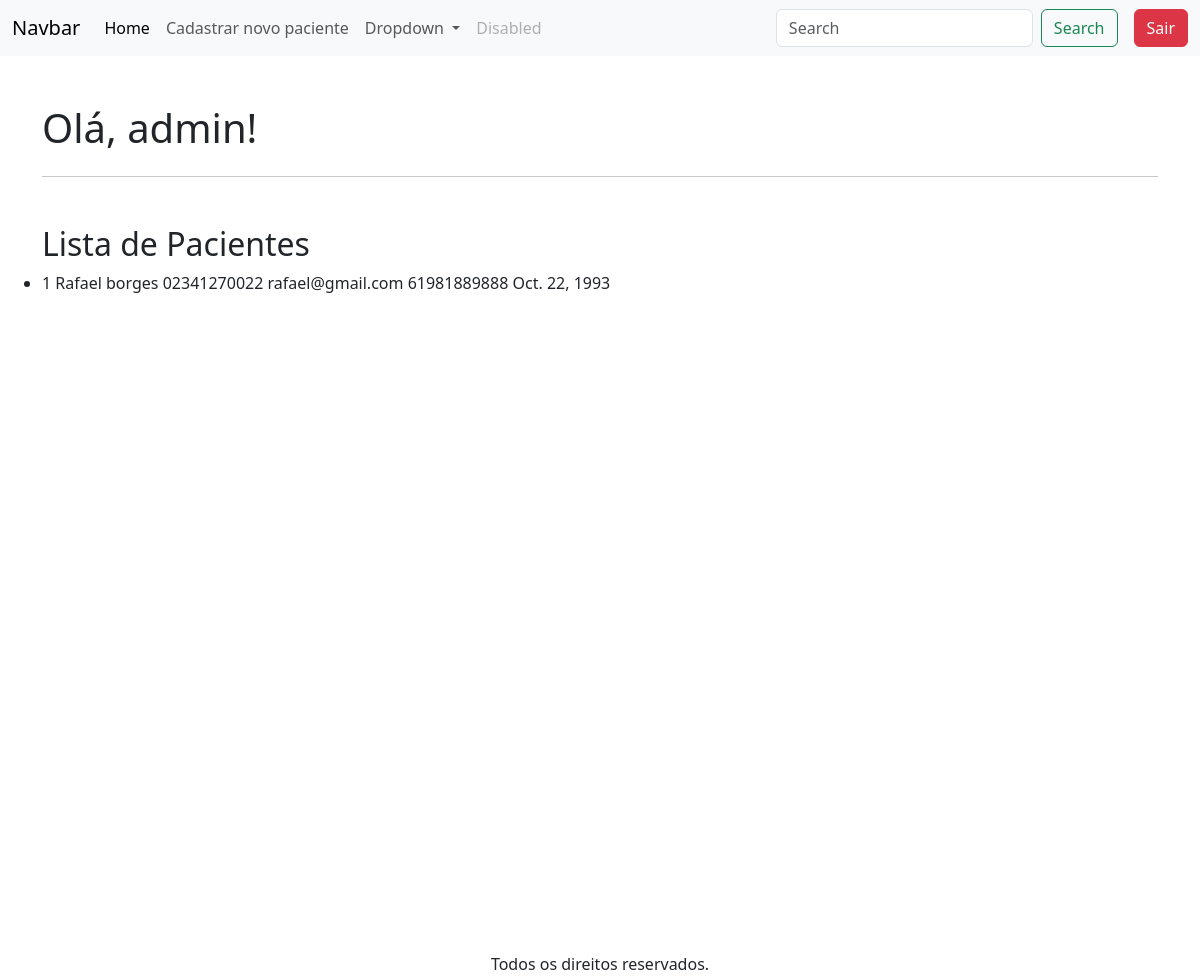
Page / (signed in) on the earlier database version.
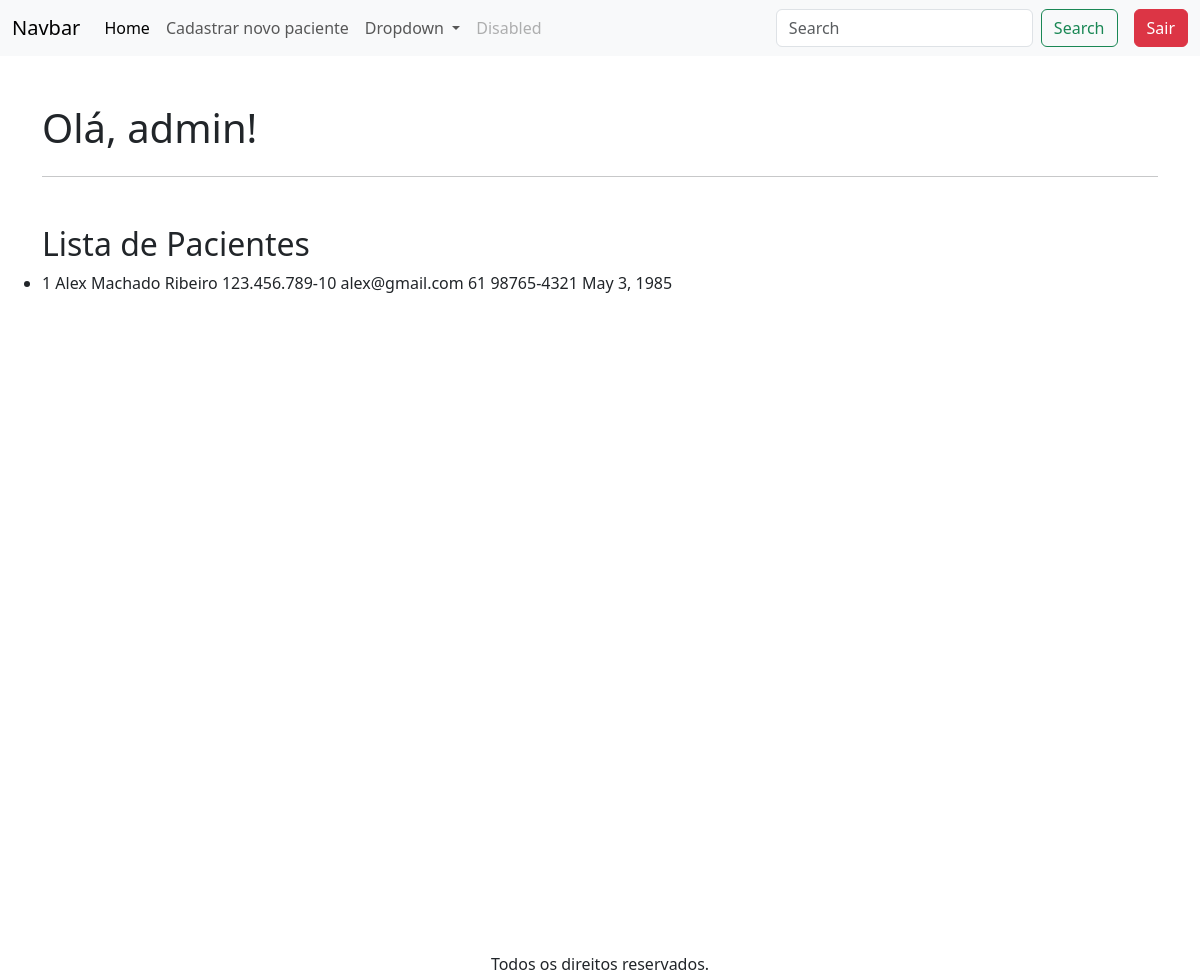
Same page on the later database version.
### apps/crud/models.py (models this page shows, shortened)
class Paciente(models.Model):
    codigo_paciente = models.AutoField(primary_key=True)
    nome = models.CharField(null=False, blank=False)
    cpf = models.CharField(max_length=14, unique=True, null=False, blank=False)
    email = models.EmailField(unique=True, null=False, blank=False)
    telefone = models.CharField(max_length=15, null=False, blank=False)
    data_nascimento = models.DateField(null=False, blank=False)

### apps/crud/views.py (the view)
# urls.py: path('', views.index, name='index'),
@login_required
def index(request):
    pacientes = Paciente.objects.all()
    return render(request, "index.html", {'pacientes': pacientes})

### apps/crud/templates/index.html (shortened to what this page needs)
{% extends 'base-crud.html' %}
{% block content %}
    <div class="row mt-5">
        <h1>Olá, {{ user.username }}!</h1>
    </div>
    <hr>
    <div class="row mt-5">
        <h2>Lista de Pacientes</h2>
        <ul>
            {% for paciente in pacientes %}
                <li>
                    {{ paciente.codigo_paciente }}
                    {{ paciente.nome }}
                    {{ paciente.cpf}}
                    {{ paciente.email}}
                    {{ paciente.telefone}}
                    {{paciente.data_nascimento}}
                </li>
            {% empty %}
                <li>Nenhum paciente encontrado.</li>
            {% endfor %}
        </ul>
{% endblock %}

Differences in the rows shown:
changed Paciente id 1: nome "Rafael borges" → "Alex Machado Ribeiro"; cpf "02341270022" → "123.456.789-10"; email "rafael@gmail.com" → "alex@gmail.com"; telefone "61981889888" → "61 98765-4321"; data_nascimento "Oct. 22, 1993" → "May 3, 1985"
